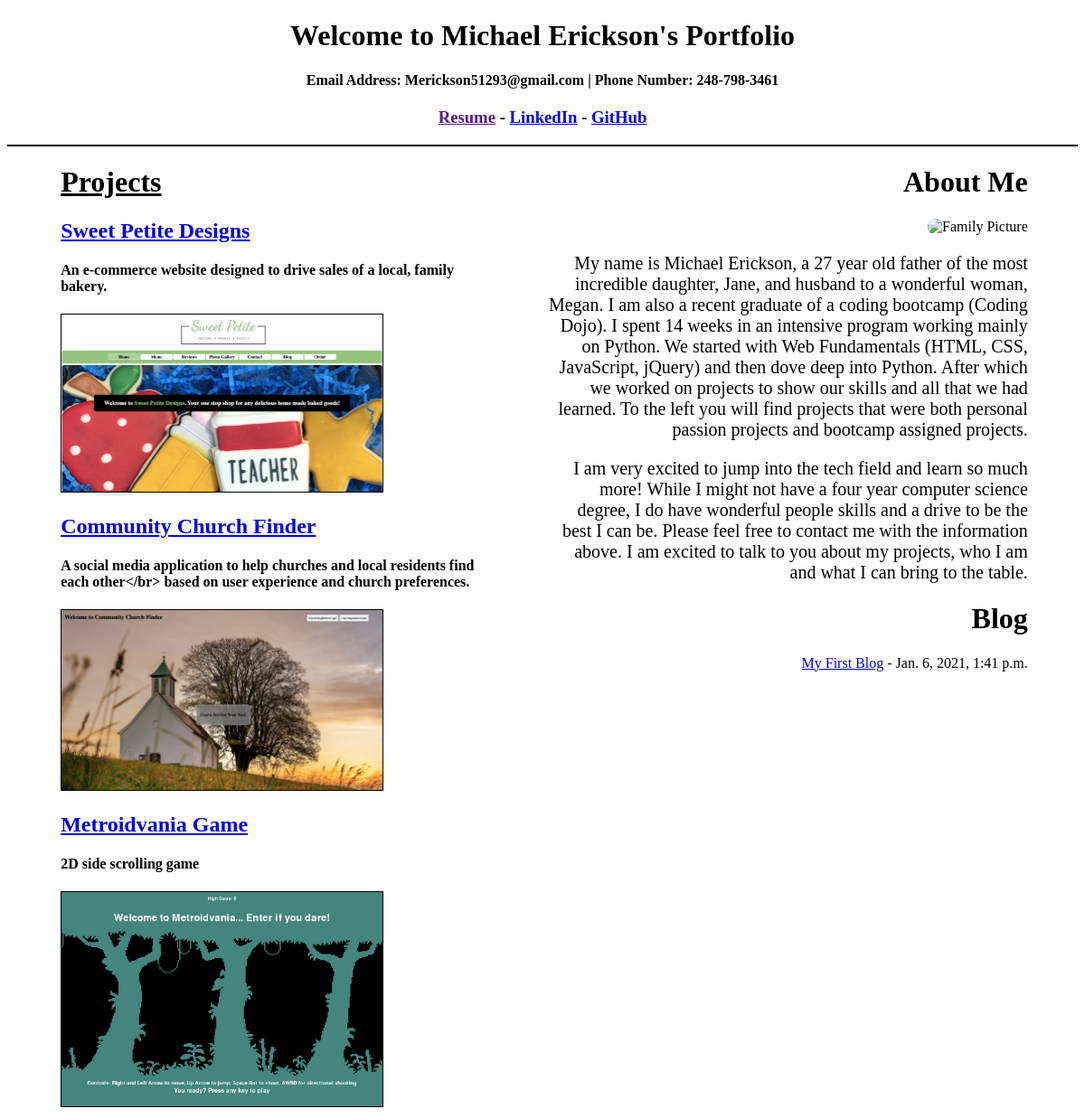
/, run on an earlier commit of the app's database.
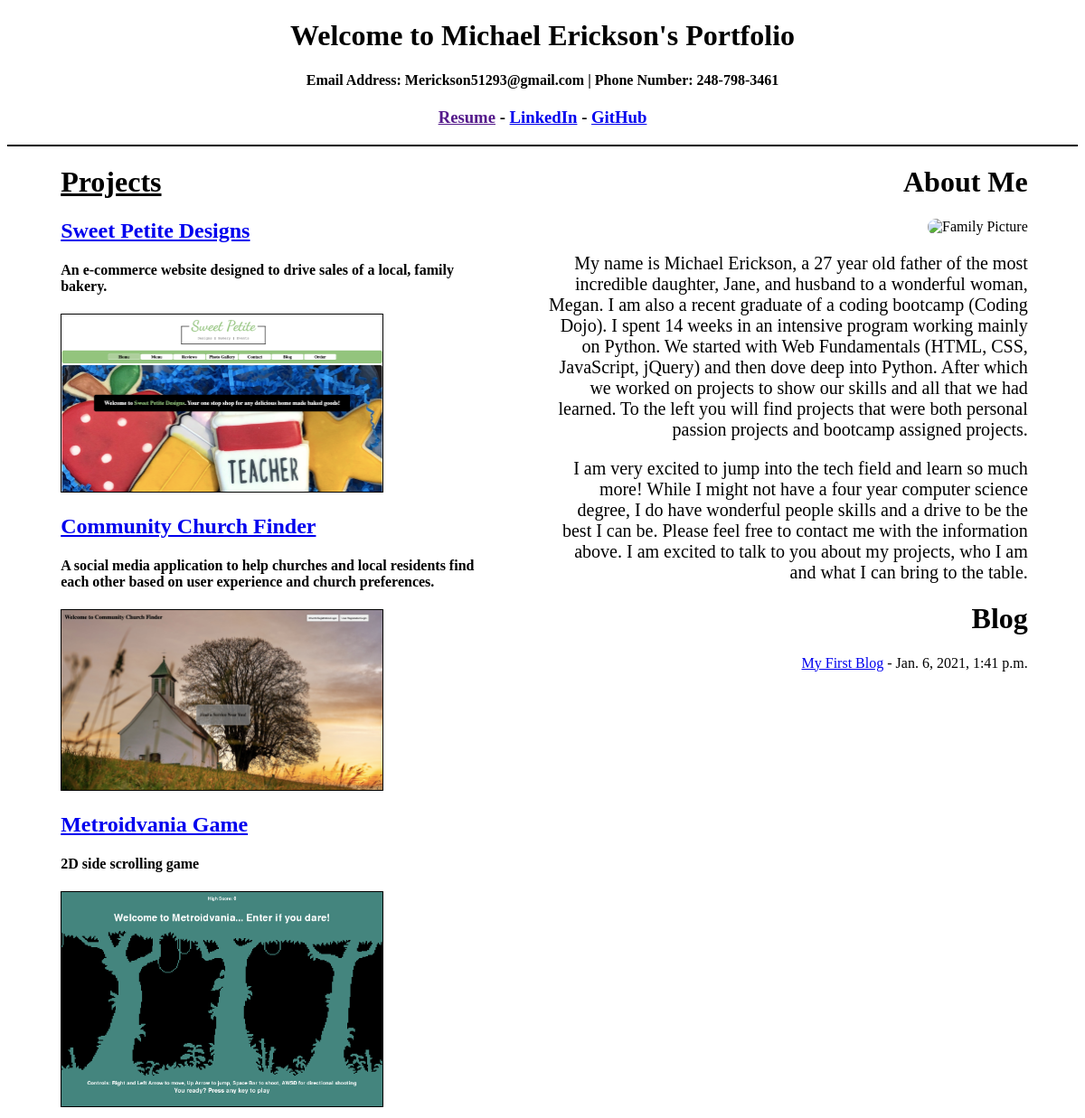
And on a later commit of the database.
### portfolio_app/models.py (models this page shows, shortened)
class Project(models.Model):
    name = models.CharField(max_length=100)
    short_des = models.CharField(max_length=255)
    tech_used = models.CharField(max_length=400)
    description = models.TextField()
    picture=models.ImageField(upload_to ='img/')
    link=models.CharField(max_length=255)
    created_at=models.DateTimeField(auto_now_add=True)
    updated_at=models.DateTimeField(auto_now=True)

### portfolio_app/views.py (the view)
# urls.py: path('', views.index),
def index(request):
    context={
        "blogs":Blog.objects.all(),
        "project":Project.objects.all()
    }
    return render(request, "index.html", context)

### portfolio_app/templates/index.html (shortened to what this page needs)
<!DOCTYPE html>
<html lang="en">
<head>
    {% load static %}
    <link rel="stylesheet" href="{% static 'css/index.css' %}">
</head>
<body>
    <div id="top">
        <h1>Welcome to Michael Erickson's Portfolio</h1>
        <h4>Email Address: Merickson51293@gmail.com | Phone Number: 248-798-3461</h4>
        <h3><a href="">Resume</a> - <a href="https://www.linkedin.com/in/michael-erickson512/" target="blank">LinkedIn</a> - <a href="https://github.com/merickson51293" target="blank">GitHub</a></h3>
    </div>
    <div id="sites">
        <h1 style="text-decoration: underline;">Projects</h1>
        {% for project in project %}
        <a href="/proj_page/{{project.id}}"><h2>{{project.name}}</h2></a>
        <h4>{{project.short_des}}</h4>
        <img src="{{project.picture.url}}" alt="{{project.name}}">
        {% endfor %}
    </div>
    <div id="personal">
        <h1>About Me</h1>
        <img src="{% static 'img/family.jpeg' %}" alt="Family Picture">
        <p>My name is Michael Erickson, a 27 year old father of the most incredible daughter, Jane, and husband to a wonderful woman, Megan. I am also a recent graduate of a coding bootcamp (Coding Dojo). I spent 14 weeks in an intensive program working mainly on Python. We started with Web Fundamentals (HTML, CSS, JavaScript, jQuery) and then dove deep into Python. After which we worked on projects to show our skills and all that we had learned. To the left you will find projects that were both personal passion projects and bootcamp assigned projects. </p>
        <p>I am very excited to jump into the tech field and learn so much more! While I might not have a four year computer science degree, I do have wonderful people skills and a drive to be the best I can be. Please feel free to contact me with the information above. I am excited to talk to you about my projects, who I am and what I can bring to the table.</p>
        <h1>Blog</h1>
        {% for blogs in blogs %}
        <a href="/blog_post/{{blogs.id}}">{{blogs.title}}</a> - {{blogs.created_at}}
        {% endfor %}
    </div>
</body>
</html>

What changed in the data, as far as the page shows it:
changed Project "Community Church Finder": short_des "A social media application to help churches and local residents find each other</br> based on user experience and church preferences." → "A social media application to help churches and local residents find each other based on user experience and church preferences."
